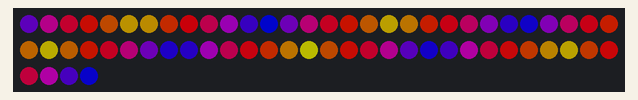
Recording of a sketch running on a simulated Arduino Uno, built with avr-gcc and run on an emulated ATmega328P. Shown: 64 RGB LEDs in strip order, left to right, continuing on the next row. Dim RGB values are drawn brighter than linear; random numbers use the default seed unless the sketch sets one.

Above: at 0.15 s.
At 10.73 s:
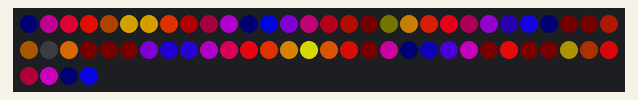

The sketch:

Fade_Palette.ino
```cpp
#include "FastLED.h"

#define DATA_PIN  8
#define NUM_LEDS 64

CRGB leds[NUM_LEDS];

CRGBPalette16 currentPalette;
CRGBPalette16 targetPalette;
TBlendType    currentBlending = LINEARBLEND;                  // NOBLEND or LINEARBLEND

void setup(){
 Serial.begin(115200);
 FastLED.addLeds<WS2812B, DATA_PIN, GRB>(leds, NUM_LEDS).setCorrection(TypicalLEDStrip);
 FastLED.setBrightness(255);
 FastLED.setMaxPowerInVoltsAndMilliamps(5, 500);               // FastLED Power management set at 5V, 500mA.
}

void loop(){

 Fade_Palette();

}

void Fade_Palette(){
  currentPalette = PartyColors_p;
  EVERY_N_MILLISECONDS(100){                                                 // FastLED based non-blocking FIXED delay.
    uint8_t maxChanges = 24;
    nblendPaletteTowardPalette(currentPalette, targetPalette, maxChanges);    // AWESOME palette blending capability.
  }
  EVERY_N_SECONDS(5){                                                        // Change the target palette to a random one every 5 seconds.
    uint8_t baseC = random8(255);                                             // Use the built-in random number generator as we are re-initializing the FastLED one.
    targetPalette = CRGBPalette16(CHSV(baseC+random8(0,32), 255, random8(128, 255)), CHSV(baseC+random8(0,32), 255, random8(128, 255)), CHSV(baseC+random8(0,32), 192, random8(128, 255)), CHSV(baseC+random8(0,32), 255, random8(128, 255)));
  }
  random16_set_seed(535);                                                           // The randomizer needs to be re-set each time through the loop in order for the 'random' numbers to be the same each time through.
  for (int i = 0; i<NUM_LEDS; i++) {
    uint8_t fader = sin8(millis()/random8(10,20));                                  // The random number for each 'i' will be the same every time.
    leds[i] = ColorFromPalette(currentPalette, i*20, fader, currentBlending);       // Now, let's run it through the palette lookup.
  }
  random16_set_seed(millis());
  FastLED.show();
}
```
